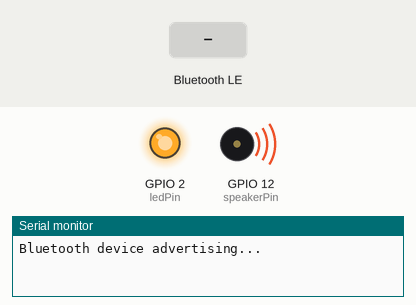
Bench run of a program on a simulated ESP32. On the bench: output pins drawn as LEDs (lit = HIGH), buzzer (waves = sounding, pin HIGH), the last lines printed to the serial monitor. The inputs (shaded band) are chosen by the test bench. Nothing arrives over Bluetooth unless stated; a phone connects over Bluetooth LE 3 s after start.

Above: at 0.1 s.
At 3.8 s:
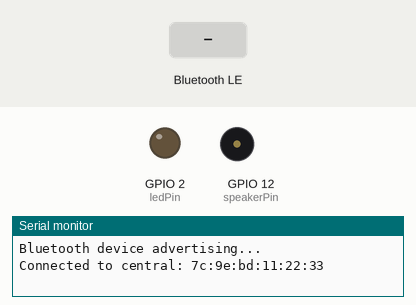
3.9 s: Bluetooth LE write "1" received
5.4 s: Bluetooth LE write "1" received
6.9 s: Bluetooth LE write "1" received
8.4 s: Bluetooth LE write "0" received
9.9 s: Bluetooth LE write "0" received
Timing chart, 0 to 12.4 s (numbered marks = the images above; inputs shaded):
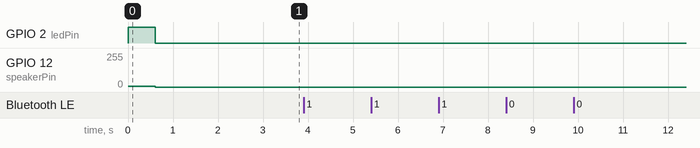

The program:

main.cpp
```cpp
#include <ArduinoBLE.h>
#include <Ticker.h>
#include <math.h>

BLEService metronomService("5035fbd0-7d40-11ee-b962-0242ac120002");  // Define a custom metronome service
BLEIntCharacteristic bpmCharacteristic("8835439a-7d42-11ee-b962-0242ac120002", BLERead | BLEWrite); // Define a BPM characteristic
BLEIntCharacteristic volumeCharacteristic("912554cc-7d42-11ee-b962-0242ac120002", BLERead | BLEWrite); // Define a Volume characteristic
BLEIntCharacteristic beepLengthCharacteristic("95fd1818-7d42-11ee-b962-0242ac120002", BLERead | BLEWrite); // Define a Beep Length characteristic

int speakerPin = 12;
int ledPin = 2;
bool state = false;
unsigned long lastBeepTime = 0;


bool beepOn = false;
int volume = 2;
int bpm = 60;
int beepLength = 600;


hw_timer_t *timerTurnOFF = NULL;
hw_timer_t *timerTurnON = NULL;

bool ledON = false;

//interupt handler to turn speaker on
void IRAM_ATTR beep_ON_interrupt() {
  if(volume == 8)
  {
    analogWrite(speakerPin, 255); //Special case, using formula 2^8 = 256 but PWM has range 0-255
  }
  else if(volume == 0)
  {
    analogWrite(speakerPin, 0); //Special case, using formula 2^0 = 1 but we want complete silence
  }
  else
  {
    analogWrite(speakerPin, pow(2, volume)); //Humans can hear volume in exponencial differences
  }

  digitalWrite(ledPin, HIGH); //Visualisation of timing
  timerRestart(timerTurnOFF); //Synchronization of timers
  timerAlarmEnable(timerTurnOFF);
}

void IRAM_ATTR beep_OFF_interrupt() {
  analogWrite(speakerPin, 0);
  digitalWrite(ledPin, LOW);

  timerAlarmEnable(timerTurnON);
}

void setup() {
  Serial.begin(115200); //Monitor speed

  // Pins input/output setup
  pinMode(speakerPin, OUTPUT);
  pinMode(ledPin, OUTPUT);

  // Timer that will turn sound off after desired time for one beep
  timerTurnOFF = timerBegin(0, 80, true);
  timerAttachInterrupt(timerTurnOFF, &beep_OFF_interrupt, true);
  timerAlarmWrite(timerTurnOFF, 1000*beepLength, true);
  // Timer that will turn sound on after time= one_minute/bpm - beepLengt
  timerTurnON = timerBegin(1, 80, true);
  timerAttachInterrupt(timerTurnON, &beep_ON_interrupt, true);
  timerAlarmWrite(timerTurnON, 60*1000000/bpm - beepLength, true);

  // Starting in beep ON state
  if(volume == 8)
  {
    analogWrite(speakerPin, 255); //Special case, using formula 2^8 = 256 but PWM has range 0-255
  }
  else if(volume == 0)
  {
    analogWrite(speakerPin, 0); //Special case, using formula 2^0 = 1 but we want complete silence
  }
  else
  {
    analogWrite(speakerPin, pow(2, volume)); //Humans can hear volume in exponencial differences
  }
  digitalWrite(ledPin, HIGH);

  // Starting timerTurnOFF. This timer will then start second timer in its interrupt handler. Second timer will restart this timer and so on in a loop
  timerAlarmEnable(timerTurnOFF);

  // Start the BLE communication
  if (!BLE.begin()) {
    Serial.println("Starting BLE failed!");
    while (1); // Waiting for restart
  }

  // Set the local name and advertise the metronome service
  BLE.setLocalName("ESP32-BT metronome");
  BLE.setAdvertisedService(metronomService);

  // Add the characteristics to the metronome service
  metronomService.addCharacteristic(bpmCharacteristic);
  metronomService.addCharacteristic(volumeCharacteristic);
  metronomService.addCharacteristic(beepLengthCharacteristic);

  // Add the service
  BLE.addService(metronomService);

  // Start advertising the service
  BLE.advertise();
  Serial.println("Bluetooth device advertising...");
}

void loop() {
  // Listen for BLE peripheral events
  BLEDevice central = BLE.central();

  if (central)
  {
    Serial.print("Connected to central: ");
    Serial.println(central.address());

    while (central.connected())
    {
      //////////////////////////////////////////////////
      // Check if the characteristics were written to //
      //////////////////////////////////////////////////

      //User changed volume via bluetooth
      if(bpmCharacteristic.written())
      {
        // Bpm has to be bigger than zero bc later we use it as a divisor(deliteľ)
        if(bpmCharacteristic.value() > 0)
        {
          bpm = bpmCharacteristic.value();
          timerAlarmWrite(timerTurnON, 60*1000000/bpm - beepLength, true); //Rewrites timer max count value
          printf("BPM set to: %d\n",bpm);
        }
        else
        {
          printf("BPM KEPT at value: %d\n", bpm);
          printf("Value: %d is not valid!\nValue has to be whole positive number.\n", bpm);
        }
      }

      //User changed volume via bluetooth
      if (volumeCharacteristic.written())
      {
        if(volumeCharacteristic.value() >= 0 && volumeCharacteristic.value() <= 8)
        {
          volume = volumeCharacteristic.value();
          printf("Volume set to: %d\n",volume);
        }
        else
        {
          printf("Volume KEPT at value: %d\n", volume);
          printf("Value: %d is not valid!\nValue has to be whole number in range <0,8>\n", volume);
        }
      }

      //User changed beepLength via bluetooth
      if(beepLengthCharacteristic.written())
      {
        if(beepLengthCharacteristic.value() >= 1 && (beepLengthCharacteristic.value() < (60*1000/bpm)))
        {
          digitalWrite(speakerPin, LOW);
          beepLength = beepLengthCharacteristic.value();
          timerAlarmWrite(timerTurnOFF, 1000*beepLength, true); //Rewrites timer max count value
          printf("BeepLength set to: %d\n",beepLength);
        }
        else
        {
          printf("BeepLength KEPT at value: %d\n", beepLength);
          printf("Value: %d is not valid!\nValue has to be bigger than 0 and be less then one period of metronome(to have both sound on and sound off)\n", beepLength);
        }
      }
    }

    Serial.print("Disconnected from central: ");
    Serial.println(central.address());
  }
}
```
